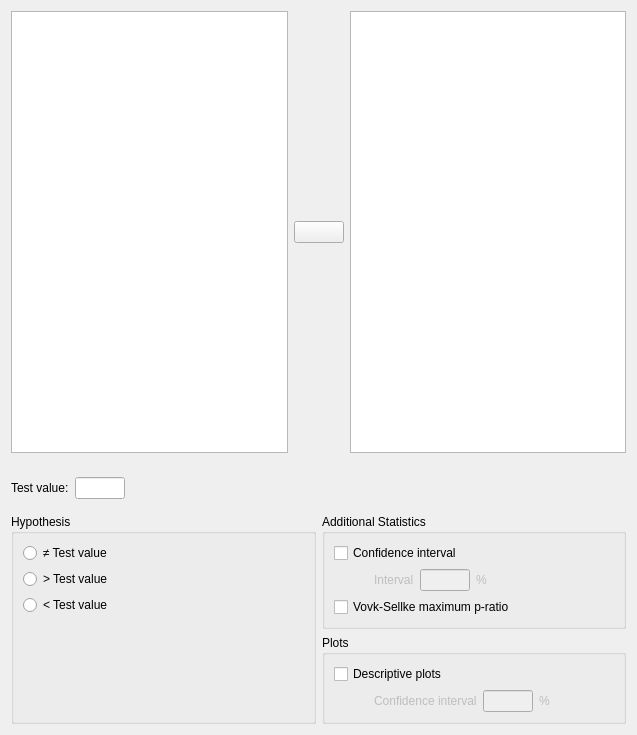
<?xml version="1.0" encoding="UTF-8"?>
<ui version="4.0">
 <class>BinomialTestForm</class>
 <widget class="QWidget" name="BinomialTestForm">
  <property name="geometry">
   <rect>
    <x>0</x>
    <y>0</y>
    <width>637</width>
    <height>735</height>
   </rect>
  </property>
  <property name="windowTitle">
   <string>Form</string>
  </property>
  <layout class="QGridLayout" name="gridLayout_2">
   <item row="3" column="1">
    <widget class="BoundGroupBox" name="groupBox">
     <property name="title">
      <string>Plots</string>
     </property>
     <layout class="QGridLayout" name="gridLayout_4">
      <item row="1" column="0">
       <widget class="QWidget" name="widgetPlotCI" native="true">
        <property name="enabled">
         <bool>false</bool>
        </property>
        <property name="sizePolicy">
         <sizepolicy hsizetype="Fixed" vsizetype="Fixed">
          <horstretch>0</horstretch>
          <verstretch>0</verstretch>
         </sizepolicy>
        </property>
        <layout class="QGridLayout" name="gridLayout_7">
         <property name="leftMargin">
          <number>40</number>
         </property>
         <property name="topMargin">
          <number>0</number>
         </property>
         <property name="rightMargin">
          <number>0</number>
         </property>
         <property name="bottomMargin">
          <number>0</number>
         </property>
         <item row="0" column="0">
          <widget class="QLabel" name="label_7">
           <property name="sizePolicy">
            <sizepolicy hsizetype="Fixed" vsizetype="Fixed">
             <horstretch>0</horstretch>
             <verstretch>0</verstretch>
            </sizepolicy>
           </property>
           <property name="text">
            <string>Confidence interval</string>
           </property>
          </widget>
         </item>
         <item row="0" column="1">
          <widget class="BoundTextBox" name="descriptivesPlotsConfidenceInterval">
           <property name="sizePolicy">
            <sizepolicy hsizetype="Fixed" vsizetype="Fixed">
             <horstretch>0</horstretch>
             <verstretch>0</verstretch>
            </sizepolicy>
           </property>
           <property name="maximumSize">
            <size>
             <width>50</width>
             <height>16777215</height>
            </size>
           </property>
          </widget>
         </item>
         <item row="0" column="2">
          <widget class="QLabel" name="label_6">
           <property name="sizePolicy">
            <sizepolicy hsizetype="Fixed" vsizetype="Fixed">
             <horstretch>0</horstretch>
             <verstretch>0</verstretch>
            </sizepolicy>
           </property>
           <property name="text">
            <string>%</string>
           </property>
          </widget>
         </item>
        </layout>
       </widget>
      </item>
      <item row="0" column="0">
       <widget class="BoundCheckBox" name="descriptivesPlots">
        <property name="sizePolicy">
         <sizepolicy hsizetype="Fixed" vsizetype="Fixed">
          <horstretch>0</horstretch>
          <verstretch>0</verstretch>
         </sizepolicy>
        </property>
        <property name="text">
         <string>Descriptive plots</string>
        </property>
       </widget>
      </item>
      <item row="1" column="1">
       <spacer name="horizontalSpacer">
        <property name="orientation">
         <enum>Qt::Horizontal</enum>
        </property>
        <property name="sizeHint" stdset="0">
         <size>
          <width>40</width>
          <height>20</height>
         </size>
        </property>
       </spacer>
      </item>
     </layout>
    </widget>
   </item>
   <item row="2" column="1">
    <widget class="BoundGroupBox" name="additional">
     <property name="sizePolicy">
      <sizepolicy hsizetype="Preferred" vsizetype="Preferred">
       <horstretch>0</horstretch>
       <verstretch>0</verstretch>
      </sizepolicy>
     </property>
     <property name="title">
      <string>Additional Statistics</string>
     </property>
     <property name="flat">
      <bool>false</bool>
     </property>
     <layout class="QGridLayout" name="gridLayout_8">
      <item row="0" column="0">
       <widget class="BoundCheckBox" name="confidenceInterval">
        <property name="sizePolicy">
         <sizepolicy hsizetype="Fixed" vsizetype="Fixed">
          <horstretch>0</horstretch>
          <verstretch>0</verstretch>
         </sizepolicy>
        </property>
        <property name="text">
         <string>Confidence interval</string>
        </property>
       </widget>
      </item>
      <item row="0" column="1">
       <spacer name="horizontalSpacer_3">
        <property name="orientation">
         <enum>Qt::Horizontal</enum>
        </property>
        <property name="sizeHint" stdset="0">
         <size>
          <width>40</width>
          <height>20</height>
         </size>
        </property>
       </spacer>
      </item>
      <item row="1" column="0">
       <widget class="QWidget" name="widgetConfidenceIntervalInterval" native="true">
        <property name="enabled">
         <bool>false</bool>
        </property>
        <property name="sizePolicy">
         <sizepolicy hsizetype="Fixed" vsizetype="Fixed">
          <horstretch>0</horstretch>
          <verstretch>0</verstretch>
         </sizepolicy>
        </property>
        <layout class="QGridLayout" name="gridLayout_6">
         <property name="leftMargin">
          <number>40</number>
         </property>
         <property name="topMargin">
          <number>0</number>
         </property>
         <property name="rightMargin">
          <number>0</number>
         </property>
         <property name="bottomMargin">
          <number>0</number>
         </property>
         <item row="0" column="2">
          <widget class="QLabel" name="label_4">
           <property name="sizePolicy">
            <sizepolicy hsizetype="Fixed" vsizetype="Fixed">
             <horstretch>0</horstretch>
             <verstretch>0</verstretch>
            </sizepolicy>
           </property>
           <property name="text">
            <string>%</string>
           </property>
          </widget>
         </item>
         <item row="0" column="0">
          <widget class="QLabel" name="label_5">
           <property name="sizePolicy">
            <sizepolicy hsizetype="Fixed" vsizetype="Fixed">
             <horstretch>0</horstretch>
             <verstretch>0</verstretch>
            </sizepolicy>
           </property>
           <property name="text">
            <string>Interval</string>
           </property>
          </widget>
         </item>
         <item row="0" column="1">
          <widget class="BoundTextBox" name="confidenceIntervalInterval">
           <property name="sizePolicy">
            <sizepolicy hsizetype="Fixed" vsizetype="Fixed">
             <horstretch>0</horstretch>
             <verstretch>0</verstretch>
            </sizepolicy>
           </property>
           <property name="maximumSize">
            <size>
             <width>50</width>
             <height>16777215</height>
            </size>
           </property>
          </widget>
         </item>
        </layout>
       </widget>
      </item>
      <item row="2" column="0" colspan="2">
       <widget class="BoundCheckBox" name="VovkSellkeMPR">
        <property name="sizePolicy">
         <sizepolicy hsizetype="Fixed" vsizetype="Fixed">
          <horstretch>0</horstretch>
          <verstretch>0</verstretch>
         </sizepolicy>
        </property>
        <property name="text">
         <string>Vovk-Sellke maximum p-ratio</string>
        </property>
       </widget>
      </item>
     </layout>
    </widget>
   </item>
   <item row="0" column="0" colspan="2">
    <widget class="QWidget" name="topWidget" native="true">
     <layout class="QGridLayout" name="gridLayout_3">
      <property name="leftMargin">
       <number>0</number>
      </property>
      <property name="topMargin">
       <number>0</number>
      </property>
      <property name="rightMargin">
       <number>0</number>
      </property>
      <property name="verticalSpacing">
       <number>0</number>
      </property>
      <item row="0" column="0" rowspan="3">
       <widget class="AvailableFieldsListView" name="listAvailableVariables"/>
      </item>
      <item row="0" column="2" rowspan="3">
       <widget class="BoundListView" name="variables"/>
      </item>
      <item row="0" column="1">
       <spacer name="verticalSpacer_2">
        <property name="orientation">
         <enum>Qt::Vertical</enum>
        </property>
        <property name="sizeHint" stdset="0">
         <size>
          <width>20</width>
          <height>81</height>
         </size>
        </property>
       </spacer>
      </item>
      <item row="1" column="1">
       <widget class="AssignButton" name="assignButton">
        <property name="sizePolicy">
         <sizepolicy hsizetype="Fixed" vsizetype="Fixed">
          <horstretch>0</horstretch>
          <verstretch>0</verstretch>
         </sizepolicy>
        </property>
        <property name="minimumSize">
         <size>
          <width>50</width>
          <height>0</height>
         </size>
        </property>
        <property name="maximumSize">
         <size>
          <width>50</width>
          <height>16777215</height>
         </size>
        </property>
        <property name="text">
         <string/>
        </property>
       </widget>
      </item>
      <item row="2" column="1">
       <spacer name="verticalSpacer_3">
        <property name="orientation">
         <enum>Qt::Vertical</enum>
        </property>
        <property name="sizeHint" stdset="0">
         <size>
          <width>20</width>
          <height>81</height>
         </size>
        </property>
       </spacer>
      </item>
     </layout>
    </widget>
   </item>
   <item row="2" column="0" rowspan="2">
    <widget class="BoundGroupBox" name="hypothesis">
     <property name="sizePolicy">
      <sizepolicy hsizetype="Preferred" vsizetype="Preferred">
       <horstretch>0</horstretch>
       <verstretch>0</verstretch>
      </sizepolicy>
     </property>
     <property name="title">
      <string>Hypothesis</string>
     </property>
     <property name="flat">
      <bool>false</bool>
     </property>
     <layout class="QGridLayout" name="gridLayout_5">
      <item row="2" column="0">
       <widget class="QRadioButton" name="_3groupTwoGreater">
        <property name="sizePolicy">
         <sizepolicy hsizetype="Fixed" vsizetype="Fixed">
          <horstretch>0</horstretch>
          <verstretch>0</verstretch>
         </sizepolicy>
        </property>
        <property name="text">
         <string>&lt; Test value</string>
        </property>
       </widget>
      </item>
      <item row="1" column="0">
       <widget class="QRadioButton" name="_2groupOneGreater">
        <property name="sizePolicy">
         <sizepolicy hsizetype="Fixed" vsizetype="Fixed">
          <horstretch>0</horstretch>
          <verstretch>0</verstretch>
         </sizepolicy>
        </property>
        <property name="text">
         <string>&gt; Test value</string>
        </property>
       </widget>
      </item>
      <item row="3" column="0">
       <spacer name="verticalSpacer_4">
        <property name="orientation">
         <enum>Qt::Vertical</enum>
        </property>
        <property name="sizeHint" stdset="0">
         <size>
          <width>20</width>
          <height>40</height>
         </size>
        </property>
       </spacer>
      </item>
      <item row="0" column="0">
       <widget class="QRadioButton" name="_1notEqual">
        <property name="sizePolicy">
         <sizepolicy hsizetype="Fixed" vsizetype="Fixed">
          <horstretch>0</horstretch>
          <verstretch>0</verstretch>
         </sizepolicy>
        </property>
        <property name="text">
         <string>≠ Test value</string>
        </property>
       </widget>
      </item>
      <item row="2" column="1">
       <spacer name="horizontalSpacer_2">
        <property name="orientation">
         <enum>Qt::Horizontal</enum>
        </property>
        <property name="sizeHint" stdset="0">
         <size>
          <width>40</width>
          <height>20</height>
         </size>
        </property>
       </spacer>
      </item>
     </layout>
    </widget>
   </item>
   <item row="1" column="0" colspan="2">
    <widget class="QWidget" name="widget_5" native="true">
     <property name="sizePolicy">
      <sizepolicy hsizetype="Preferred" vsizetype="Preferred">
       <horstretch>0</horstretch>
       <verstretch>0</verstretch>
      </sizepolicy>
     </property>
     <property name="minimumSize">
      <size>
       <width>240</width>
       <height>0</height>
      </size>
     </property>
     <layout class="QGridLayout" name="gridLayout">
      <property name="leftMargin">
       <number>0</number>
      </property>
      <item row="0" column="1">
       <widget class="BoundTextBox" name="testValue">
        <property name="sizePolicy">
         <sizepolicy hsizetype="Fixed" vsizetype="Fixed">
          <horstretch>0</horstretch>
          <verstretch>0</verstretch>
         </sizepolicy>
        </property>
        <property name="minimumSize">
         <size>
          <width>50</width>
          <height>0</height>
         </size>
        </property>
        <property name="maximumSize">
         <size>
          <width>50</width>
          <height>16777215</height>
         </size>
        </property>
       </widget>
      </item>
      <item row="0" column="0">
       <widget class="QLabel" name="label_3">
        <property name="sizePolicy">
         <sizepolicy hsizetype="Fixed" vsizetype="Fixed">
          <horstretch>0</horstretch>
          <verstretch>0</verstretch>
         </sizepolicy>
        </property>
        <property name="text">
         <string>Test value:</string>
        </property>
       </widget>
      </item>
      <item row="0" column="2">
       <spacer name="horizontalSpacer_4">
        <property name="orientation">
         <enum>Qt::Horizontal</enum>
        </property>
        <property name="sizeHint" stdset="0">
         <size>
          <width>40</width>
          <height>20</height>
         </size>
        </property>
       </spacer>
      </item>
     </layout>
    </widget>
   </item>
  </layout>
 </widget>
 <customwidgets>
  <customwidget>
   <class>AssignButton</class>
   <extends>QPushButton</extends>
   <header>widgets/assignbutton.h</header>
  </customwidget>
  <customwidget>
   <class>AvailableFieldsListView</class>
   <extends>QListView</extends>
   <header>widgets/availablefieldslistview.h</header>
  </customwidget>
  <customwidget>
   <class>BoundTextBox</class>
   <extends>QLineEdit</extends>
   <header>widgets/boundtextbox.h</header>
  </customwidget>
  <customwidget>
   <class>BoundGroupBox</class>
   <extends>QGroupBox</extends>
   <header>widgets/boundgroupbox.h</header>
   <container>1</container>
  </customwidget>
  <customwidget>
   <class>BoundCheckBox</class>
   <extends>QCheckBox</extends>
   <header>widgets/boundcheckbox.h</header>
  </customwidget>
  <customwidget>
   <class>BoundListView</class>
   <extends>QListView</extends>
   <header>widgets/boundlistview.h</header>
  </customwidget>
 </customwidgets>
 <tabstops>
  <tabstop>listAvailableVariables</tabstop>
  <tabstop>assignButton</tabstop>
  <tabstop>variables</tabstop>
  <tabstop>testValue</tabstop>
  <tabstop>_1notEqual</tabstop>
  <tabstop>_2groupOneGreater</tabstop>
  <tabstop>_3groupTwoGreater</tabstop>
  <tabstop>confidenceInterval</tabstop>
  <tabstop>confidenceIntervalInterval</tabstop>
  <tabstop>VovkSellkeMPR</tabstop>
  <tabstop>descriptivesPlots</tabstop>
  <tabstop>descriptivesPlotsConfidenceInterval</tabstop>
 </tabstops>
 <resources/>
 <connections>
  <connection>
   <sender>confidenceInterval</sender>
   <signal>toggled(bool)</signal>
   <receiver>widgetConfidenceIntervalInterval</receiver>
   <slot>setEnabled(bool)</slot>
   <hints>
    <hint type="sourcelabel">
     <x>310</x>
     <y>94</y>
    </hint>
    <hint type="destinationlabel">
     <x>303</x>
     <y>138</y>
    </hint>
   </hints>
  </connection>
  <connection>
   <sender>descriptivesPlots</sender>
   <signal>toggled(bool)</signal>
   <receiver>widgetPlotCI</receiver>
   <slot>setEnabled(bool)</slot>
   <hints>
    <hint type="sourcelabel">
     <x>148</x>
     <y>615</y>
    </hint>
    <hint type="destinationlabel">
     <x>141</x>
     <y>657</y>
    </hint>
   </hints>
  </connection>
 </connections>
</ui>
